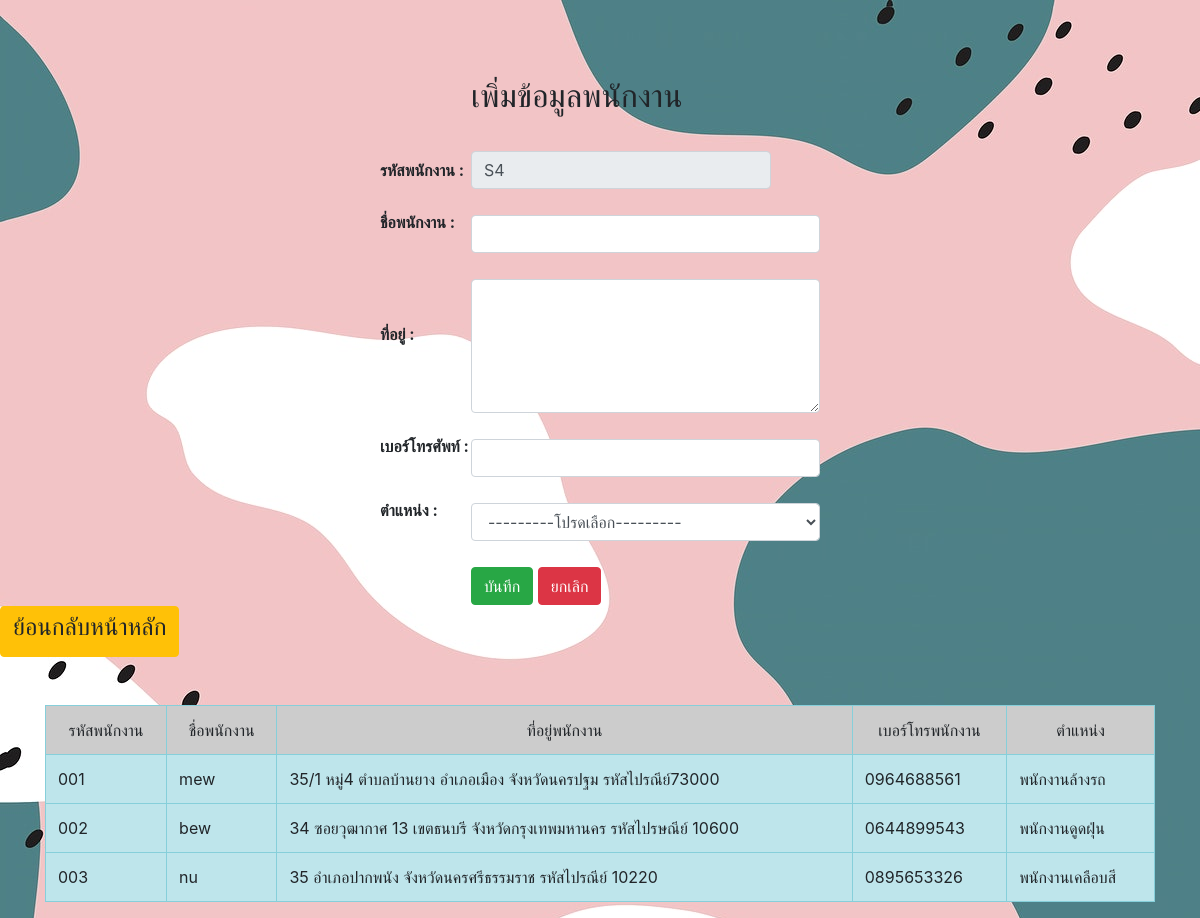
Page /staff.php on the committed database.
### tables this page shows
CREATE TABLE `staff` (
  `staffID` varchar(200) NOT NULL COMMENT 'รหัสพนักงาน',
  `staffName` varchar(200) NOT NULL COMMENT 'ชื่อพนักงาน',
  `staffAddress` varchar(200) NOT NULL COMMENT 'ที่อยู่พนักงาน',
  `staffTal` varchar(200) NOT NULL COMMENT 'เบอร์โทรพนักงาน',
  `staffposition` varchar(200) NOT NULL COMMENT 'ตำแหน่ง'
);

### staff.php (the view, shortened to what this page needs)
<?php
				require_once'connect.php';
			$sql2 = "SELECT MAX(staffID) AS staffID FROM staff";
			$query = mysqli_query($conn,$sql2);
			$rs = mysqli_fetch_array($query);
			if($rs['staffID'] !=""){
				$sub = substr($rs['staffID'],1)+1;
				$staffID = sprintf('S%01.0f', $sub);
			}else{
				$staffID = "S1";
			}
			?>
<!DOCTYPE html>
<html lang="en">
<head>
    <link rel="stylesheet" href="https://maxcdn.bootstrapcdn.com/bootstrap/4.4.1/css/bootstrap.min.css">
</head>
<body background="image/44.jpg">
<form method = "post" action = "http://localhost/project615051200389/staff.php" enctype="multipart/form-data">
<div class="container-fluid">
    <table border = "0" align = "center">
        <tr>
            <td height = "50"></td>
        </tr>
        <tr>
        <td></td>
            <td height = "100"><h2>เพิ่มข้อมูลพนักงาน</h2></td>
        </tr>
        <tr>
            <td><b>รหัสพนักงาน : </b></td>
            <td>
            <input type="text" name="staffID"  class="form-control" style="width: 300px"
            value= "<?php echo $staffID; ?>" disabled="disabled" >
            </td>
        </tr>
        <tr>
            <td><b>ชื่อพนักงาน : </b> </td>
            <td>
           <br> <input type = "text" name = "staffname"  class="form-control">
            </td>
        </tr>
        <tr>
            <td><b>ที่อยู่ : </b></td>
            <td>
            <br><textarea rows = "5" cols = "30" name = "staffaddress"  class="form-control"></textarea>
            </td>
        </tr>
        <tr>
            <td><b>เบอร์โทรศัพท์ : </b></td>
            <td>
            <br> <input type = "text" name = "stafftel"class="form-control">
            </td>
        </tr>
        <tr>
            <td><b>ตำแหน่ง : </b></td>
            <td>
            <br>
            <select class="form-control" name="staffpos">
      <option>---------โปรดเลือก---------</option>
    </select>
            </td>
        </tr>
        <tr>
            <td></td>
            <td>
            <br> <button type = "submit" name = "submit" class="btn btn-success">บันทึก</button>
            <button type="reset" class="btn btn-danger">ยกเลิก</button>
            </td>
        </tr>
    </table>
    </div>
    </form>
</body>
</html>
<a class="btn btn-warning" a href="kanox/indexHome.html" target="_blank"  role="button"><h4>ย้อนกลับหน้าหลัก</h4></a><br><br><br>
<?php
 include 'connect.php';
$query = "SELECT * FROM staff ORDER BY staffID  asc" or die("Error:" . mysqli_error());
$result = mysqli_query($conn, $query);
echo "<div class='container'><table border='1' align='center' class='table table-info table-hover' >";
echo "<tr align='center' bgcolor='#CCCCCC'><td>รหัสพนักงาน</td><td>ชื่อพนักงาน</td><td>ที่อยู่พนักงาน</td><td>เบอร์โทรพนักงาน</td><td>ตำแหน่ง</td></tr>";
while($row = mysqli_fetch_array($result)) {
  echo "<tr>";
  echo "<td>" .$row["staffID"] .  "</td> ";
  echo "<td>" .$row["staffName"] .  "</td> ";
  echo "<td>" .$row["staffAddress"] .  "</td> ";
  echo "<td>" .$row["staffTal"] .  "</td> ";
  echo "<td>" .$row["staffposition"] .  "</td> ";
}
echo "</table> </div>";
?>

### rows in the picture
staff: staffID "001", staffName "mew", staffAddress "35/1 หมู่4 ตำบลบ้านยาง อำเภอเมือง จังหวัดนครปฐม รหัสไปรณีย์73000", staffTal "0964688561", staffposition "พนักงานล้างรถ"
staff: staffID "002", staffName "bew", staffAddress "34 ซอยวุฒากาศ 13 เขตธนบรี จังหวัดกรุงเทพมหานคร รหัสไปรษณีย์ 10600", staffTal "0644899543", staffposition "พนักงานดูดฝุ่น"
staff: staffID "003", staffName "nu", staffAddress "35 อำเภอปากพนัง จังหวัดนครศรีธรรมราช รหัสไปรณีย์ 10220", staffTal "0895653326", staffposition "พนักงานเคลือบสี"
